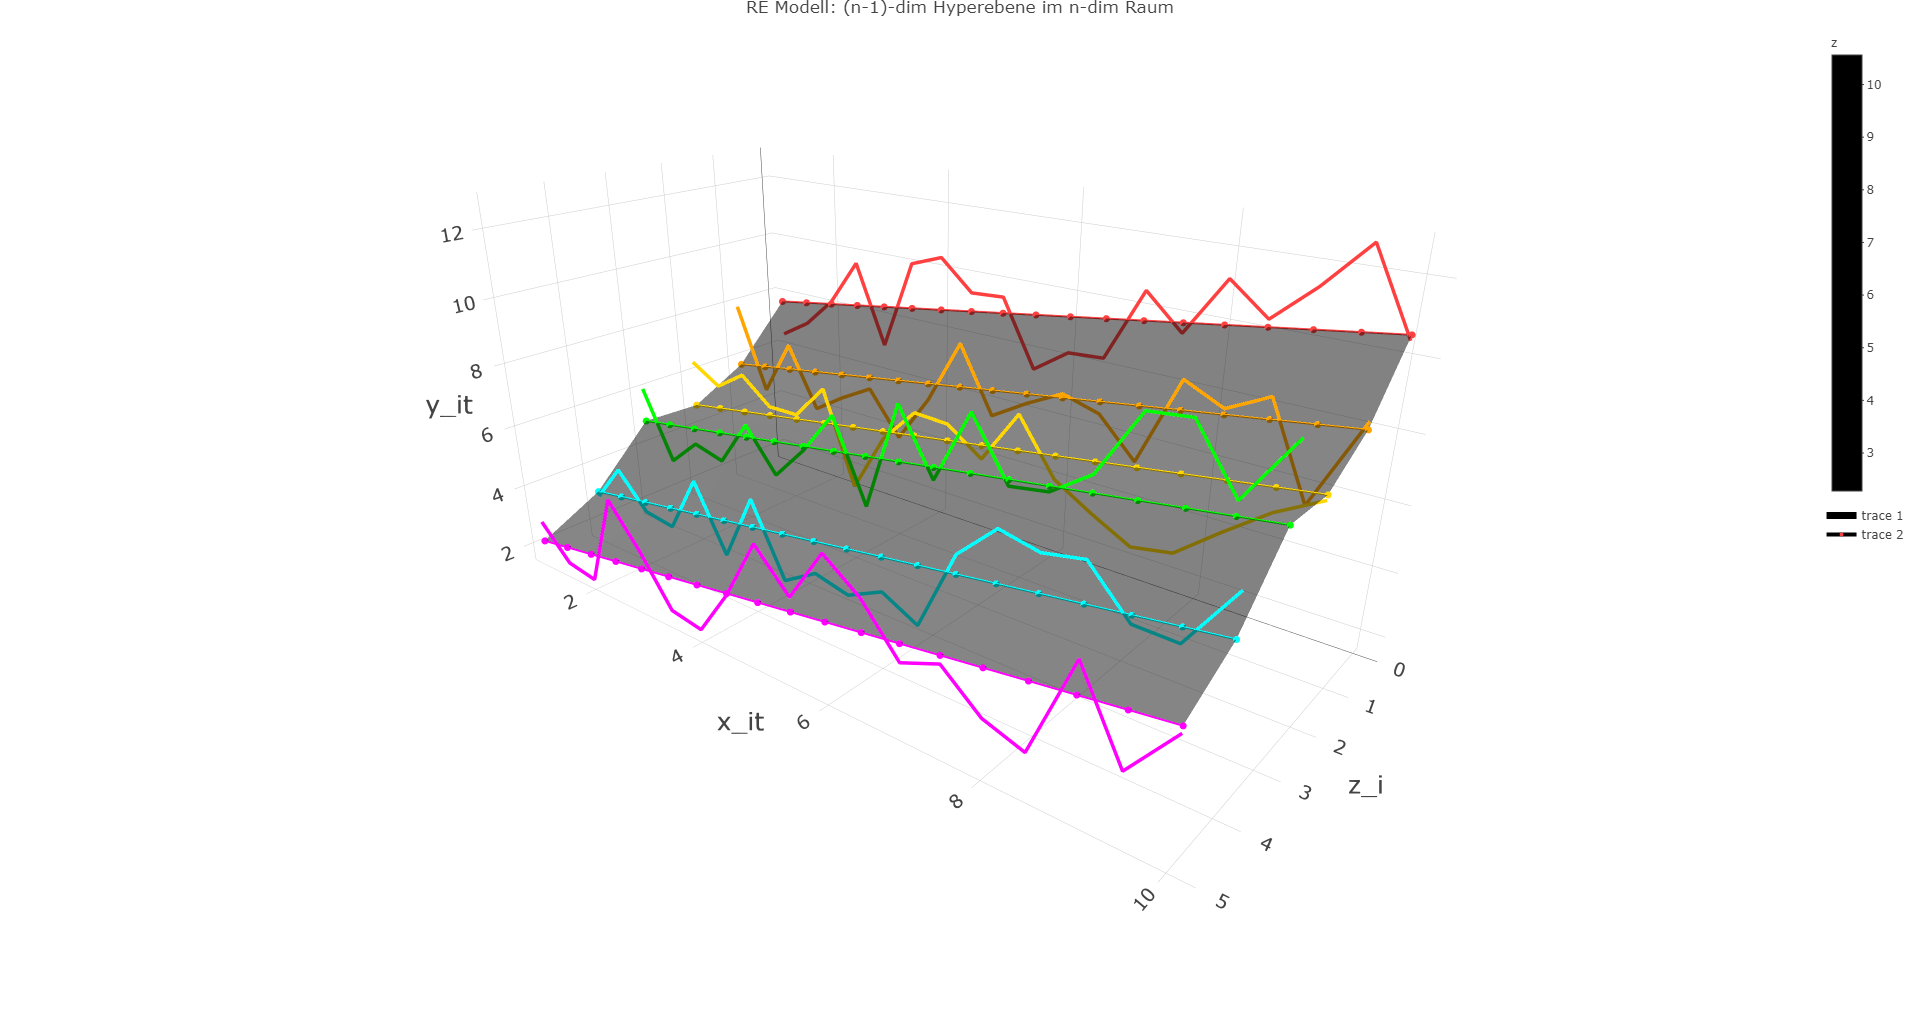

Write R code to recreate this figure.
# plot a RE model with plotly

imsbasics::clc()
library(dplyr)
library(plotly)
library(plm)


# data for time lines
x_range <- seq(0,5)
y_range <- seq(1,10,0.5)
pal <- c("brown1", "orange", "gold", "green", "cyan", "magenta")

set.seed(1)
empty_row <- data.frame(x = NA, y = NA, z = NA, col = NA)
df <- empty_row
for (i in x_range) {
  my_df <- expand.grid(y = y_range, x = i)
  my_df <- my_df[,c(2,1)]
  my_df$z <- (2 + max(x_range) - i) + runif(length(y_range),-2,2) + runif(1,0,0.5)*my_df$y
  my_df$col <- rep(pal[i+1], length(y_range))
  df <- rbind(df, my_df, empty_row)
  rm(my_df)
}

# create the pooled model based on the data
df$dummy_x <- df$x; df$dummy_y <- df$y # create dummy x & y (copy of x & y) for plm
                                       # -> x&y = index / dummies = independent variables
plm_re <- plm(z ~ dummy_x + dummy_y, data = df[!is.na(df$x),], model = "random", effect = "individual")

plm_resids <- residuals(plm_re)
my_resids <- rep(NA, nrow(df))
my_resids[as.numeric(names(plm_resids))] <- plm_resids
df$z_modeled <- df$z - my_resids

# create data for surface
z <- matrix(df$z_modeled[!is.na(df$z_modeled)], ncol = length(x_range))
# z_mean <- (df %>% group_by(x) %>% summarise(mean_z = mean(z, na.rm = TRUE)))$mean_z[1:length(x_range)]
# z <- z + rep(z_mean, each = length(y_range))

# add surface data to df (for plotting lines)
z_modeled <- numeric()
for (i in 1:ncol(z)) {
  z_modeled <- c(z_modeled, NA, z[,i])
}
z_modeled <- c(z_modeled, NA)
df$z_modeled <- z_modeled

p1 <- plot_ly() %>%
  add_surface(x = ~x_range,
              y = ~y_range,
              z = ~z,
              opacity = 0.5,
              colorscale = list(c(0, 1), c("black", "black"))) %>%
  add_trace(inherit = FALSE,
            data = df, x = ~x, y = ~y, z =~z,
            type = 'scatter3d',
            mode = "lines", # 'lines+markers',
            color = I(df$col),
            line = list(width = 7)) %>%
  add_trace(inherit = FALSE,
            data = df, x = ~x, y = ~y, z =~z_modeled,
            type = 'scatter3d',
            mode = "lines + markers", # 'lines+markers',
            color = I(df$col),
            line = list(width = 4),
            marker = list(size = 4)) %>%
  layout(title = "RE Modell: (n-1)-dim Hyperebene im n-dim Raum",
         scene = list(xaxis = list(title = "z_i", titlefont = list(size = 25), tickfont = list(size = 15)),
                      yaxis = list(title = "x_it", titlefont = list(size = 25), tickfont = list(size = 15)),
                      zaxis = list(title = "y_it", titlefont = list(size = 25), tickfont = list(size = 15)),
                      aspectmode = "manual",
                      aspectratio = list(x=0.5, y=1, z=0.5),
                      camera = list(eye = list(x = 1, y = 0.8, z = 0.5),
                                    # up = list(x = 0, y = 0, z = 1)
                                    center = list(x = 0, y = 0, z = -0.1))
         )
  )




print(p1)
